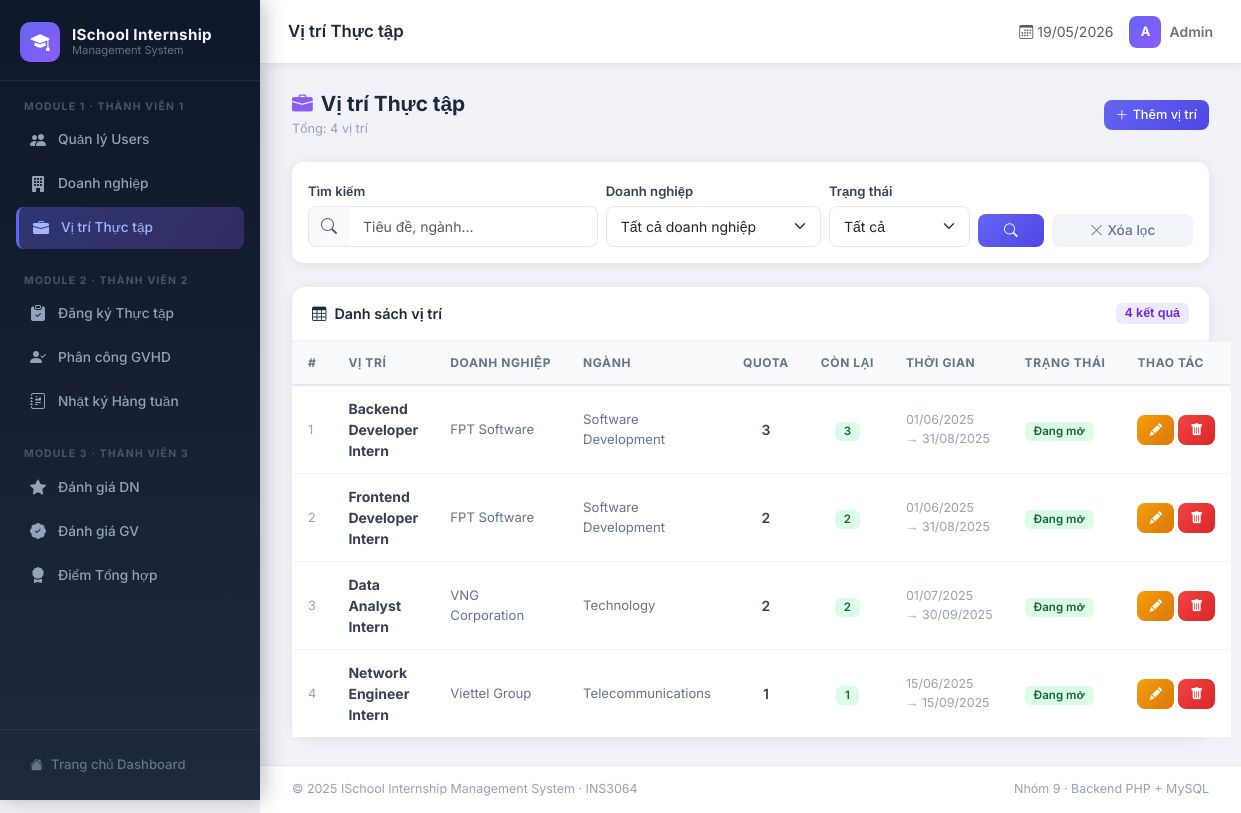
The page /internship_system/modules/positions/list.php on the database its author committed.
### tables this page shows
CREATE TABLE internship_positions (
    position_id   INT PRIMARY KEY AUTO_INCREMENT,
    company_id    INT NOT NULL,
    title         VARCHAR(150) NOT NULL,
    description   TEXT,
    requirements  TEXT,
    industry      VARCHAR(100),
    quota         INT NOT NULL DEFAULT 1,
    filled        INT NOT NULL DEFAULT 0,
    start_date    DATE NOT NULL,
    end_date      DATE NOT NULL,
    status        ENUM('open','closed','full') DEFAULT 'open',
    created_at    TIMESTAMP DEFAULT CURRENT_TIMESTAMP,
    FOREIGN KEY (company_id) REFERENCES companies(company_id)
);

CREATE TABLE companies (
    company_id    INT PRIMARY KEY AUTO_INCREMENT,
    company_name  VARCHAR(150) NOT NULL,
    industry      VARCHAR(100),
    address       TEXT,
    description   TEXT,
    contact_email VARCHAR(100) UNIQUE,
    phone         VARCHAR(20),
    status        ENUM('active','inactive') DEFAULT 'active',
    created_at    TIMESTAMP DEFAULT CURRENT_TIMESTAMP
);

### internship_system/modules/positions/list.php (the view, shortened to what this page needs)
<?php
require_once '../../config/database.php';
$search     = isset($_GET['search'])  ? sanitize($_GET['search'])  : '';
$sql = "SELECT p.*, c.company_name,
               (p.quota - p.filled) AS available
        FROM internship_positions p
        JOIN companies c ON p.company_id = c.company_id
        WHERE 1=1";
$sql .= " ORDER BY p.created_at DESC";
$stmt = $conn->prepare($sql);
$stmt->execute();
$positions = $stmt->get_result()->fetch_all(MYSQLI_ASSOC);
?>
<?php include '../../includes/header.php'; ?>
<div class="page-header">
    <div>
        <h4><i class="bi bi-briefcase-fill me-2" style="color:#8b5cf6"></i>Vị trí Thực tập</h4>
        <div class="page-subtitle">Tổng: <?= count($positions) ?> vị trí</div>
    </div>
    <a href="add.php" class="btn btn-primary btn-sm">
        <i class="bi bi-plus-lg me-1"></i>Thêm vị trí
    </a>
</div>
<div class="card mb-4" style="border-radius:12px;">
    <div class="card-body py-3">
        <form method="GET" class="row g-2 align-items-end">
            <div class="col-md-4">
                <label class="form-label mb-1">Tìm kiếm</label>
                <div class="input-group">
                    <span class="input-group-text" style="background:#f8fafc;border-color:#e2e8f0;border-radius:8px 0 0 8px;">
                        <i class="bi bi-search text-muted"></i>
                    </span>
                    <input type="text" name="search" class="form-control"
                           style="border-left:none;border-radius:0 8px 8px 0;"
                           placeholder="Tiêu đề, ngành..." value="<?= htmlspecialchars($search) ?>">
                </div>
            </div>
            <div class="col-md-3">
                <label class="form-label mb-1">Doanh nghiệp</label>
                <select name="company" class="form-select">
                    <option value="">Tất cả doanh nghiệp</option>
                </select>
            </div>
            <div class="col-md-2">
                <label class="form-label mb-1">Trạng thái</label>
                <select name="status" class="form-select">
                    <option value="">Tất cả</option>
                </select>
            </div>
            <div class="col-md-1">
                <label class="form-label mb-1 d-block">&nbsp;</label>
                <button type="submit" class="btn btn-primary w-100"><i class="bi bi-search"></i></button>
            </div>
            <div class="col-md-2">
                <label class="form-label mb-1 d-block">&nbsp;</label>
                <a href="list.php" class="btn w-100" style="background:#f1f5f9;color:#64748b;border:none;">
                    <i class="bi bi-x-lg me-1"></i>Xóa lọc
                </a>
            </div>
        </form>
    </div>
</div>
<div class="card table-card">
    <div class="card-header d-flex justify-content-between align-items-center">
        <span><i class="bi bi-table me-2"></i>Danh sách vị trí</span>
        <span class="badge" style="background:#ede9fe;color:#6d28d9;font-size:.78rem;"><?= count($positions) ?> kết quả</span>
    </div>
    <div class="card-body p-0">
        <table class="table mb-0">
            <thead>
                <tr>
                    <th>#</th>
                    <th>Vị trí</th>
                    <th>Doanh nghiệp</th>
                    <th>Ngành</th>
                    <th>Quota</th>
                    <th>Còn lại</th>
                    <th>Thời gian</th>
                    <th>Trạng thái</th>
                    <th style="width:100px">Thao tác</th>
                </tr>
            </thead>
            <tbody>
            <?php if (empty($positions)): ?>
                <tr><td colspan="9" class="text-center py-5">
                    <i class="bi bi-inbox fs-1 d-block mb-2 text-muted opacity-25"></i>
                    <span class="text-muted">Không có dữ liệu</span>
                </td></tr>
            <?php else: ?>
                <?php foreach ($positions as $i => $p):
                    $statusStyle = match($p['status']) {
                        'open'   => ['background:#dcfce7;color:#166534', 'Đang mở'],
                        'full'   => ['background:#fee2e2;color:#991b1b', 'Đã đầy'],
                        'closed' => ['background:#f1f5f9;color:#64748b', 'Đã đóng'],
                        default  => ['background:#f1f5f9;color:#64748b', $p['status']]
                    };
                ?>
                <tr>
                    <td style="color:#94a3b8;font-size:.8rem"><?= $i + 1 ?></td>
                    <td><strong style="font-size:.875rem"><?= htmlspecialchars($p['title']) ?></strong></td>
                    <td style="color:#64748b;font-size:.82rem"><?= htmlspecialchars($p['company_name']) ?></td>
                    <td style="color:#64748b;font-size:.82rem"><?= htmlspecialchars($p['industry'] ?? '—') ?></td>
                    <td class="text-center">
                        <span class="fw-semibold"><?= $p['quota'] ?></span>
                    </td>
                    <td class="text-center">
                        <span class="badge" style="background:<?= $p['available'] > 0 ? '#dcfce7;color:#166534' : '#fee2e2;color:#991b1b' ?>">
                            <?= $p['available'] ?>
                        </span>
                    </td>
                    <td style="font-size:.78rem;color:#94a3b8;white-space:nowrap">
                        <?= date('d/m/Y', strtotime($p['start_date'])) ?><br>
                        → <?= date('d/m/Y', strtotime($p['end_date'])) ?>
                    </td>
                    <td>
                        <span class="badge" style="<?= $statusStyle[0] ?>"><?= $statusStyle[1] ?></span>
                    </td>
                    <td>
                        <div class="d-flex gap-1">
                            <a href="edit.php?id=<?= $p['position_id'] ?>" class="btn btn-warning btn-sm">
                                <i class="bi bi-pencil-fill"></i>
                            </a>
                            <a href="list.php?delete=<?= $p['position_id'] ?>"
                               class="btn btn-danger btn-sm"
                               onclick="return confirm('Xác nhận xóa vị trí này?')">
                                <i class="bi bi-trash-fill"></i>
                            </a>
                        </div>
                    </td>
                </tr>
                <?php endforeach; ?>
            <?php endif; ?>
            </tbody>
        </table>
    </div>
</div>
<?php include '../../includes/footer.php'; ?>

### internship_system/includes/header.php (style rules this page uses)
*, *::before, *::after { box-sizing: border-box; }
body { font-family: 'Inter', sans-serif; background: #f0f2f8; color: #2d3748; margin: 0; }
.card { border: none; border-radius: 14px; box-shadow: 0 2px 12px rgba(0,0,0,.07); transition: box-shadow .2s, transform .2s; }
.table-card .card-header { background: #fff; border-bottom: 2px solid #f1f5f9; padding: 16px 20px; border-radius: 14px 14px 0 0 !important; font-weight: 600; font-size: 0.9rem; color: #1e293b; }
.table thead th { background: #f8fafc; color: #64748b; font-size: 0.75rem; font-weight: 700; text-transform: uppercase; letter-spacing: .6px; border-bottom: 2px solid #e2e8f0; padding: 12px 16px; white-space: nowrap; }
.table tbody td { padding: 12px 16px; vertical-align: middle; font-size: 0.875rem; border-bottom: 1px solid #f1f5f9; color: #374151; }
.table tbody tr:last-child td { border-bottom: none; }
.btn { border-radius: 8px; font-weight: 500; font-size: 0.855rem; }
.btn-primary { background: linear-gradient(135deg, #6366f1, #4f46e5); border: none; }
.btn-warning { background: linear-gradient(135deg, #f59e0b, #d97706); border: none; color: #fff; }
.btn-danger { background: linear-gradient(135deg, #ef4444, #dc2626); border: none; }
.btn-sm { padding: 5px 12px; font-size: 0.8rem; }
.badge { border-radius: 6px; font-weight: 600; font-size: 0.72rem; padding: 4px 9px; }
.form-control, .form-select { border-radius: 8px; border: 1.5px solid #e2e8f0; font-size: 0.875rem; padding: 9px 14px; transition: border-color .2s, box-shadow .2s; }
.form-label { font-weight: 600; font-size: 0.82rem; color: #374151; margin-bottom: 6px; }
.page-header { display: flex; align-items: center; justify-content: space-between; margin-bottom: 24px; }
.page-header h4 { font-size: 1.3rem; font-weight: 700; color: #1e293b; margin: 0; }
.page-header .page-subtitle { font-size: 0.8rem; color: #94a3b8; margin-top: 2px; }

### rows shown on the page
internship_positions: title "Backend Developer Intern", company.company_name "FPT Software", industry "Software Development", quota "3", available "3", start_date "01/06/2025", end_date "31/08/2025", status "Đang mở"
internship_positions: title "Frontend Developer Intern", company.company_name "FPT Software", industry "Software Development", quota "2", available "2", start_date "01/06/2025", end_date "31/08/2025", status "Đang mở"
internship_positions: title "Data Analyst Intern", company.company_name "VNG Corporation", industry "Technology", quota "2", available "2", start_date "01/07/2025", end_date "30/09/2025", status "Đang mở"
internship_positions: title "Network Engineer Intern", company.company_name "Viettel Group", industry "Telecommunications", quota "1", available "1", start_date "15/06/2025", end_date "15/09/2025", status "Đang mở"

### other values the page prints
$titles[$page_key] "Vị trí Thực tập"
count($positions) "4"
